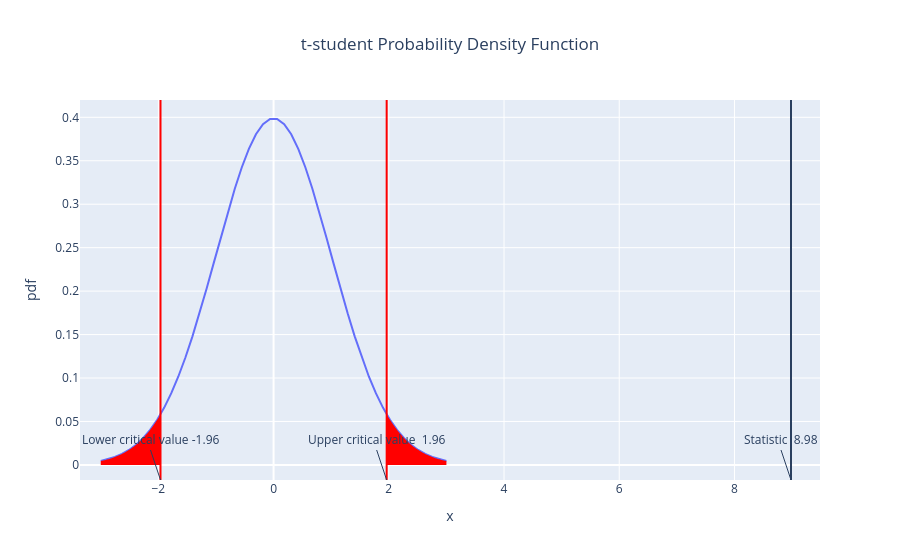
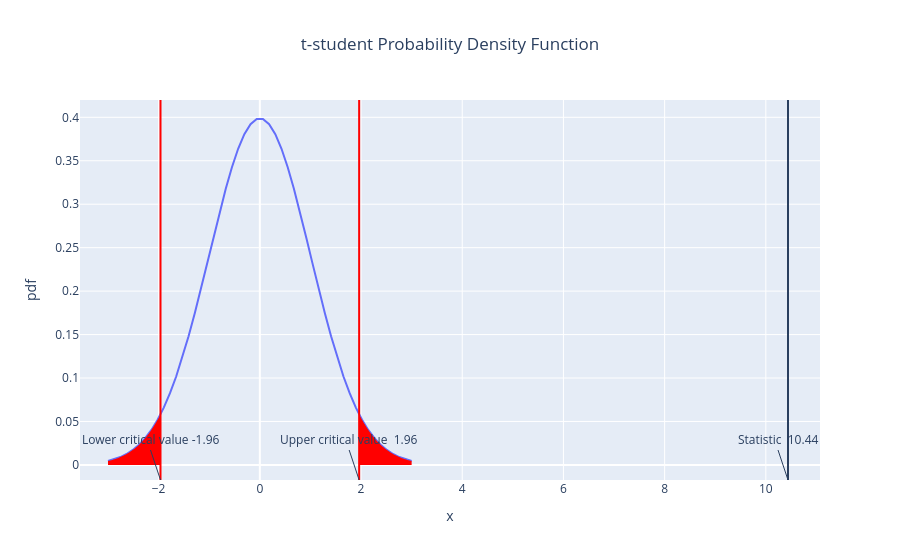
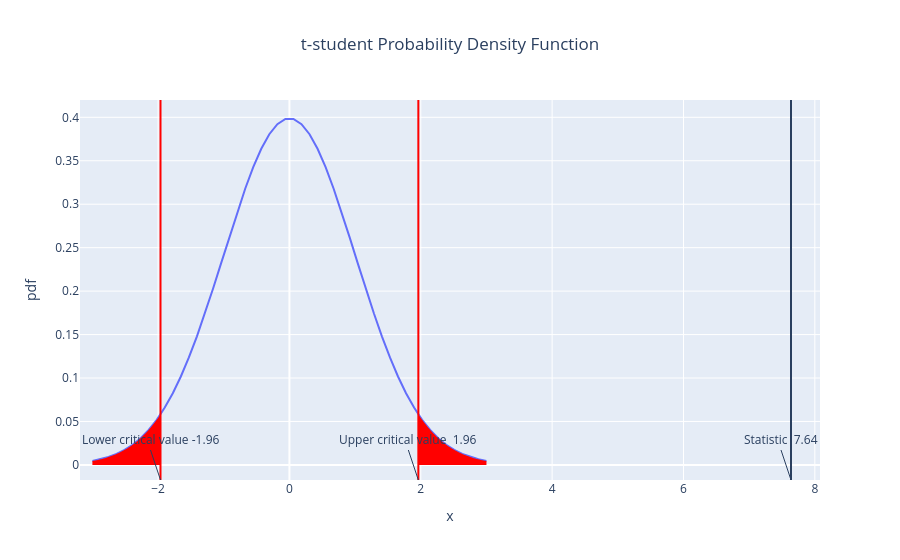
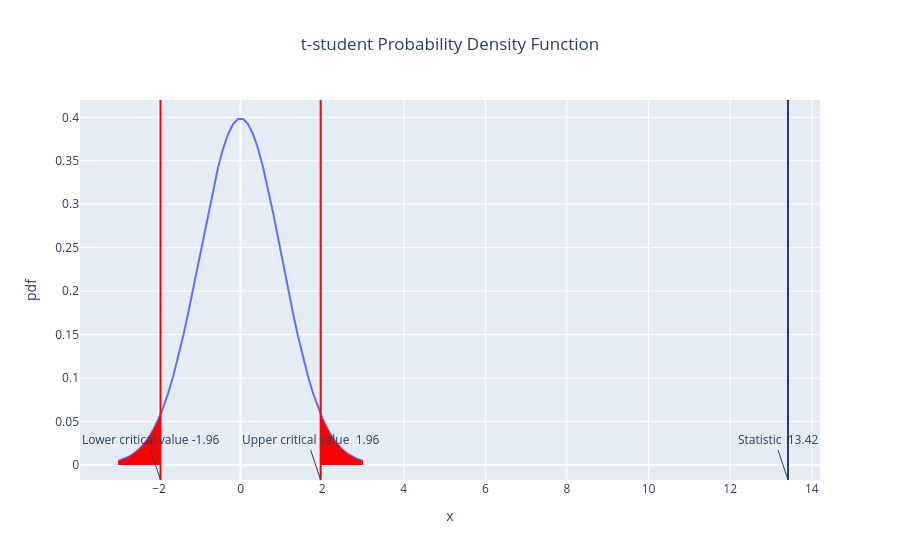

These figures' notebook cell, in order:
### Code cell
for stat, statistic, p_value in result:
    print(f"--- {stat} ---")
    show_statistical_test(statistic, 0.05, n1 + n2 - 1,
                          distribution="t-student", alternative="two-sided")
